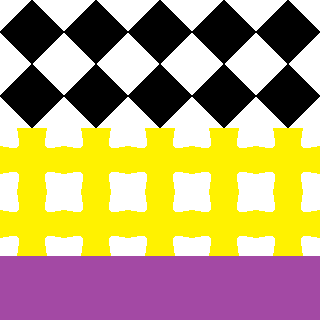

A 2D game scene composited from a Tiled map and its tileset images. What follows is a short description and the map's XML, with each tile layer's data collapsed to a summary:
An orthogonal 10x10 tile map with 32x32 px tiles, 2 tile layers (Kachelebene 1, Kachelebene 2).

<map version="1.0" orientation="orthogonal" width="10" height="10" tilewidth="32" tileheight="32">
 <properties>
  <property name="mapprop" value="kjgpaeoirn3" />
 </properties>
 <tileset firstgid="1" name="tileset1" tilewidth="32" tileheight="32">
  <image source="tileset1.png" trans="ffffff" width="128" height="96" />
 </tileset>
 <layer name="Kachelebene 1" width="10" height="10">
  <properties>
   <property name="irgendwas" value="6" />
  </properties>
  <data>[100 cells, 100 non-empty, 5 distinct tile ids]</data>
 </layer>
 <layer name="Kachelebene 2" width="10" height="10">
  <data>[100 cells, 80 non-empty, 2 distinct tile ids]</data>
 </layer>
</map>